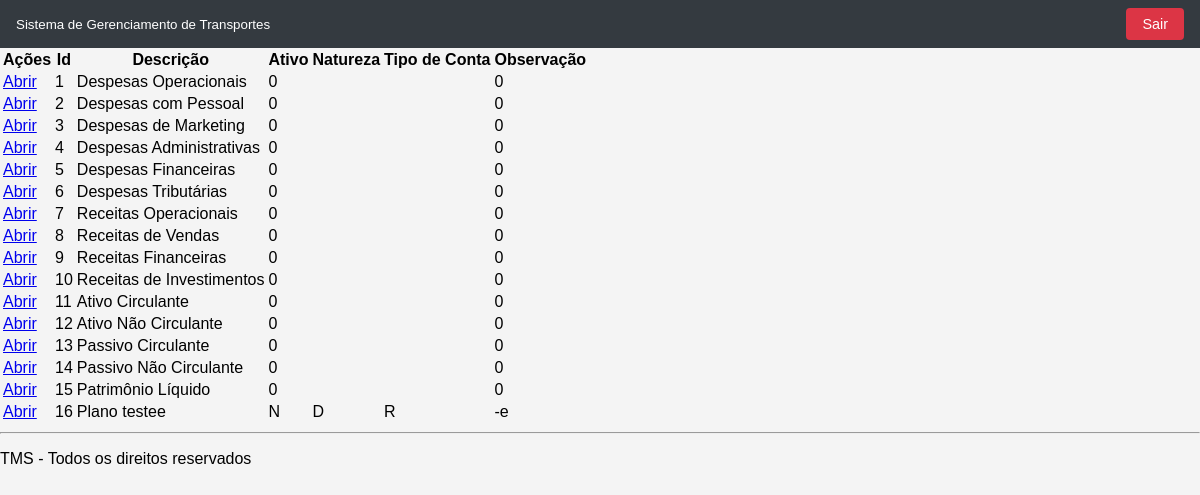
Screenshot of /tcc/planoContas with the database file from the repository.
### tables this page shows
CREATE TABLE `plano_conta` (
  `id` int(11) NOT NULL,
  `descricao` varchar(50) NOT NULL,
  `ativo` char(1) NOT NULL,
  `natureza` char(1) NOT NULL,
  `tipo` varchar(2) NOT NULL,
  `observacao` varchar(100) NOT NULL
);

### tcc/Controller/PlanoContasController.php (called while the page is built, shortened)
<?php
class PlanoContasController{
    public static function index(){
        $plano_contas_DAO = new PlanoContasDAO();
        $lista_plac = $plano_contas_DAO->getAllRows();
        $total_plac = count($lista_plac);
        include 'View/modulos/plano_contas/listar_plano_contas.php';
    }
}

### tcc/index.php (called while the page is built, shortened)
<?php
include 'rotas.php';

### tcc/DAO/MySQL.php (called while the page is built)
<?php
class MySQL extends PDO{
    private $host       = "localhost";
    private $usuario    = "root";
    private $senha      = "";
    private $db         = "tcc";
    private $opcoes = array(PDO::ATTR_ERRMODE => PDO::ERRMODE_EXCEPTION);
    public function __construct(){
        $dsn = "mysql:host=".$this->host.";dbname=".$this->db;
        return parent::__construct($dsn, $this->usuario, $this->senha, $this->opcoes);
    }
}

### tcc/DAO/planocontasDAO.php (called while the page is built, shortened)
<?php
class PlanoContasDAO{
    private $conexao;
    public function __construct(){
        include_once "MySQL.php";
        $this->conexao = new MySQL();
    }
    public function getAllRows(){
        $stmt = $this->conexao->prepare("SELECT * FROM plano_conta");
        $stmt->execute();
        $arr_plano_contas = array();
        while($f = $stmt->fetchObject()){
            $arr_plano_contas[] = $f;
        }
        return $arr_plano_contas;
    }
}

### tcc/View/modulos/plano_contas/listar_plano_contas.php (the view, shortened to what this page needs)
<html>
    <head>
    </head>
    <body>
        <?php include PATH_VIEW . 'includes/cabecalho.php' ?>
        <main>
            <table>
                <thead>
                    <tr>
                        <th>Ações</th>
                        <th>Id</th>
                        <th>Descrição</th>
                        <th>Ativo</th>
                        <th>Natureza</th>
                        <th>Tipo de Conta</th>
                        <th>Observação</th>
                    </tr>
                </thead>
                <tbody>
                    <?php for($i=0; $i<$total_plac; $i++): ?>
                    <tr>
                        <td>
                            <a href="/tcc/planoContas/ver?id=<?= $lista_plac[$i]->id ?>">Abrir</a>
                        </td>
                        <td> <?= $lista_plac[$i]->id ?> </td>
                        <td> <?= $lista_plac[$i]->descricao ?></td>
                        <td> <?= $lista_plac[$i]->ativo ?> </td>
                        <td> <?= $lista_plac[$i]->natureza ?></td>
                        <td> <?= $lista_plac[$i]->tipo ?> </td>
                        <td> <?= $lista_plac[$i]->observacao ?></td>
                    </tr>
                    <?php endfor ?>
                </tbody>
            </table>
        </main>
        <?php include PATH_VIEW . 'includes/rodape.php' ?>
    </body>
</html>

### tcc/View/includes/cabecalho.php (style rules this page uses)
body { font-family: 'Poppins', sans-serif; background-color: #f4f4f4; margin: 0; padding: 0; }

### rows the page displays
plano_conta: id "1", descricao "Despesas Operacionais", ativo "0", observacao "0"
plano_conta: id "2", descricao "Despesas com Pessoal", ativo "0", observacao "0"
plano_conta: id "3", descricao "Despesas de Marketing", ativo "0", observacao "0"
plano_conta: id "4", descricao "Despesas Administrativas", ativo "0", observacao "0"
plano_conta: id "5", descricao "Despesas Financeiras", ativo "0", observacao "0"
plano_conta: id "6", descricao "Despesas Tributárias", ativo "0", observacao "0"
plano_conta: id "7", descricao "Receitas Operacionais", ativo "0", observacao "0"
plano_conta: id "8", descricao "Receitas de Vendas", ativo "0", observacao "0"
plano_conta: id "9", descricao "Receitas Financeiras", ativo "0", observacao "0"
plano_conta: id "10", descricao "Receitas de Investimentos", ativo "0", observacao "0"
plano_conta: id "11", descricao "Ativo Circulante", ativo "0", observacao "0"
plano_conta: id "12", descricao "Ativo Não Circulante", ativo "0", observacao "0"
plano_conta: id "13", descricao "Passivo Circulante", ativo "0", observacao "0"
plano_conta: id "14", descricao "Passivo Não Circulante", ativo "0", observacao "0"
plano_conta: id "15", descricao "Patrimônio Líquido", ativo "0", observacao "0"
plano_conta: id "16", descricao "Plano testee", ativo "N", natureza "D", tipo "R", observacao "-e"
